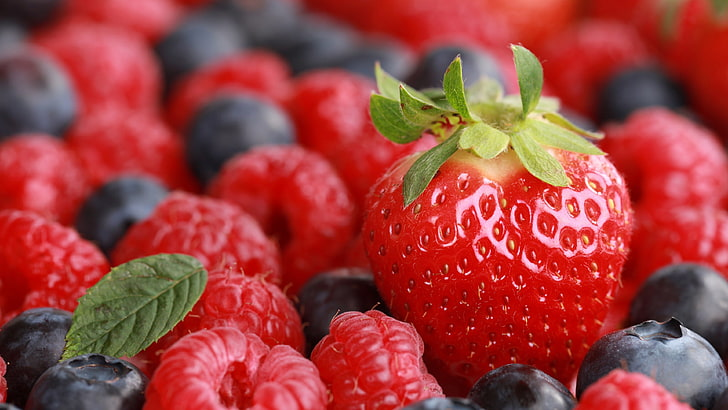
#> input picture strawberry.jpg, 728 x 410 px, found by its file name
$ python cropping.py
#> lines starting #> are read from the running program, lines starting #| are printed output that depends on the picture
import cv2

image = cv2.imread('D:\Python\Opencv\practice 1\strawberry.jpg')
#> image is the input picture: shape (410, 728, 3); mean B, G, R 62.7, 65.3, 158.4

croped_image = image[100:500 , 300:1500]
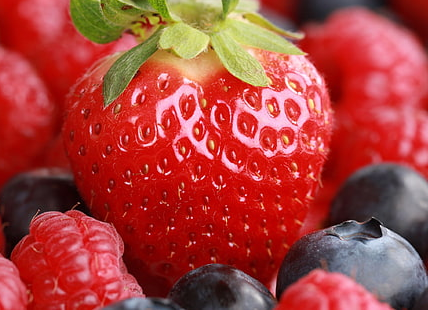
#> croped_image: shape (310, 428, 3); mean B, G, R 60.8, 66.3, 169.1
cv2.imshow("Original",image)
cv2.imshow("Cropped Image is showing" ,  croped_image)
cv2.waitKey()
cv2.destroyAllWindows()
